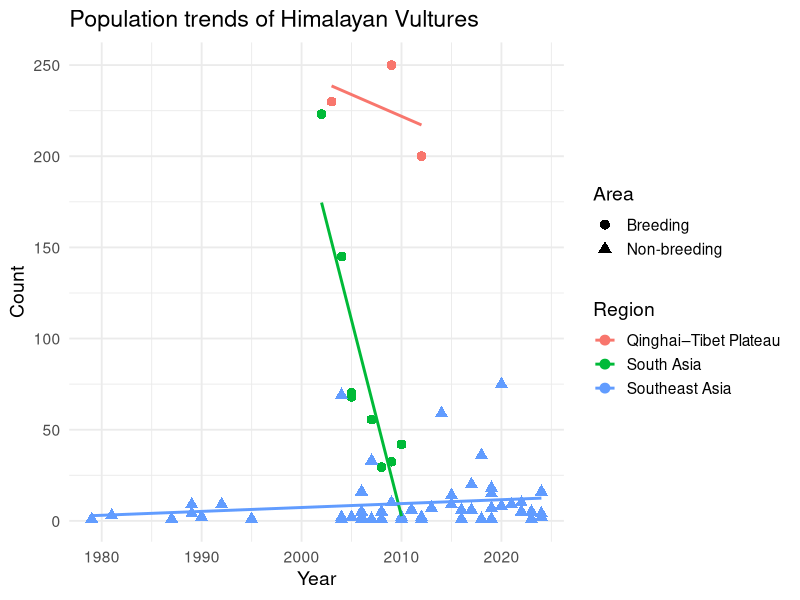
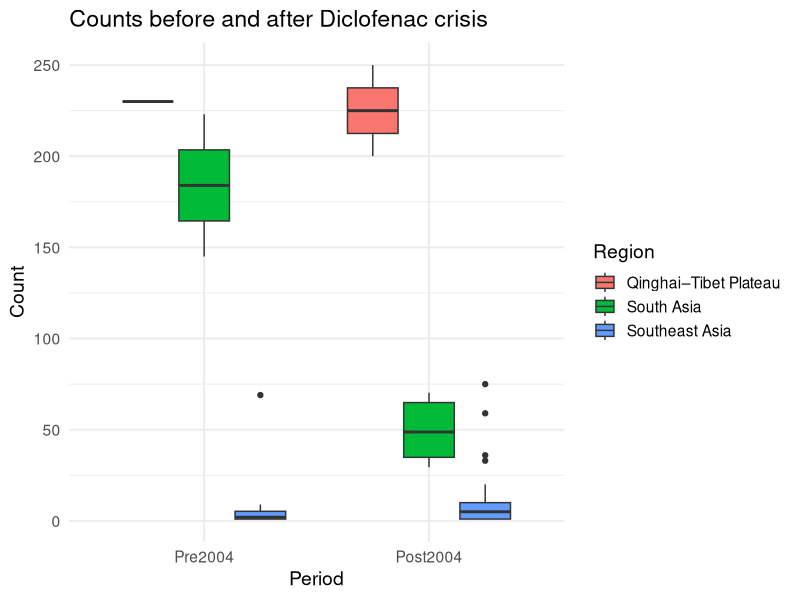
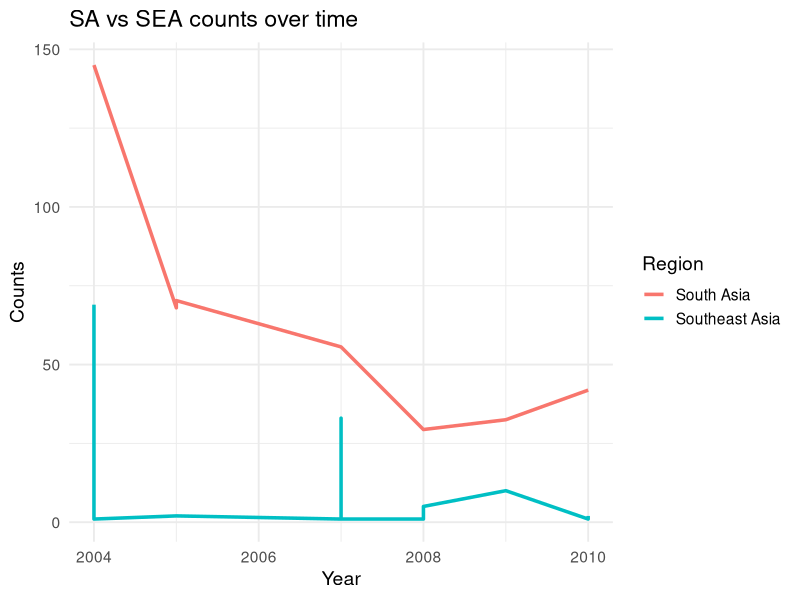

Source code (R) for these figures, in order:
# Population Dynamics Analysis
# Description: Statistical analysis and visualisation of Himalayan Vulture population trends
# Author: [Chanatip Ummee]
# License: MIT License
# Repository section: Population Dynamics

# Load required packages 
library(tidyverse)
library(lme4)
library(broom)

# Load and prepare data

# Load dataset (ensure the file is in your working directory)
Population_Dynamics_Data <- read.csv("Population_Dynamics_Data.csv", encoding = "latin1")

# Select relevant columns
Population_Dynamics_Data <- Population_Dynamics_Data %>%
  select(Country, Area, Region, Year, No)

# Create new variable: Period (Pre-2004 vs Post-2004)
Population_Dynamics_Data <- Population_Dynamics_Data %>%
  mutate(Period = ifelse(Year <= 2004, "Pre2004", "Post2004"))

# Define factor levels
Population_Dynamics_Data$Area <- factor(Population_Dynamics_Data$Area, 
                                        levels = c("Breeding", "Migration", "Non-breeding"))
Population_Dynamics_Data$Region <- factor(Population_Dynamics_Data$Region, 
                                          levels = c("Qinghai–Tibet Plateau", "South Asia", "Southeast Asia"))
Population_Dynamics_Data$Period <- factor(Population_Dynamics_Data$Period, 
                                          levels = c("Pre2004", "Post2004"))

# (1) Population trends over time
ggplot(Population_Dynamics_Data, aes(x = Year, y = No, color = Region, shape = Area)) +
  geom_point(size = 3) +
  geom_smooth(method = "lm", se = FALSE) +
  theme_minimal(base_size = 14) +
  labs(title = "Population trends of Himalayan Vultures",
       y = "Count", x = "Year")

# (2) Boxplot: Region × Period
ggplot(Population_Dynamics_Data, aes(x = Period, y = No, fill = Region)) +
  geom_boxplot() +
  theme_minimal(base_size = 14) +
  labs(title = "Counts before and after Diclofenac crisis",
       y = "Count", x = "Period")

# (3) SA vs SEA counts over time
# ===============================================================
df_sa  <- subset(Population_Dynamics_Data, Region == "South Asia")
df_sea <- subset(Population_Dynamics_Data, Region == "Southeast Asia")

df_merge <- merge(df_sa[, c("Year", "No")],
                  df_sea[, c("Year", "No")],
                  by = "Year",
                  suffixes = c("_SA", "_SEA"))

ggplot(df_merge, aes(x = Year)) +
  geom_line(aes(y = No_SA, colour = "South Asia"), size = 1.2) +
  geom_line(aes(y = No_SEA, colour = "Southeast Asia"), size = 1.2) +
  theme_minimal(base_size = 14) +
  labs(title = "SA vs SEA counts over time",
       y = "Counts", x = "Year", colour = "Region")

# (4) ANOVA table from GLM
glm_model <- glm(No ~ Period * Area * Region, data = Population_Dynamics_Data, family = gaussian)
anova_table <- tidy(anova(glm_model, test = "F"))
print(anova_table)
